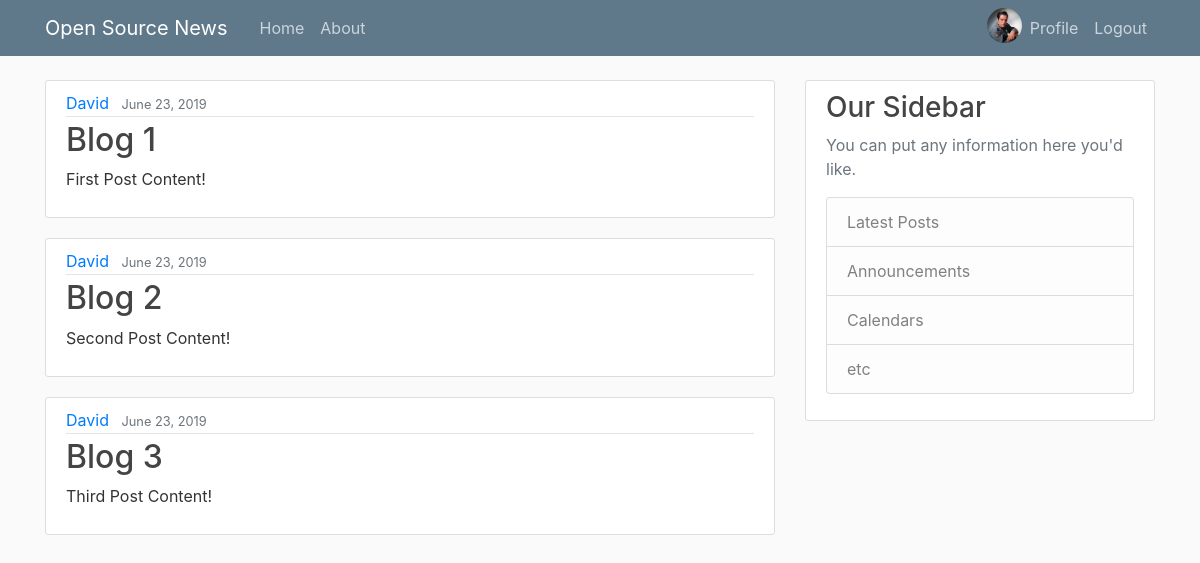
The app's page / (signed in) with its own data.
### users/models.py (models this page shows, shortened)
class Profile(models.Model):
    user = models.OneToOneField(User, on_delete=models.CASCADE)
    image = models.ImageField(default='default.jpg',upload_to='profile_pics')

### blog/models.py (models this page shows, shortened)
class Post(models.Model):
    title = models.CharField(max_length=100)
    content = models.TextField()
    date_posted = models.DateTimeField(default=timezone.now)
    author = models.ForeignKey(User, on_delete=models.CASCADE)

### blog/views.py (the view)
# urls.py: 2. Add a URL to urlpatterns:  path('', views.home, name='home')
def home(request):
    context = {
        'posts':Post.objects.all()
    }
    return render(request, 'blog/home.html',context)

### blog/templates/blog/home.html
{% extends 'blog/base.html' %}
{% block content %}
    {% for post in posts%}
    <article class="media content-section">
            <div class="media-body">
              <div class="article-metadata">
                <a class="mr-2" href="#">{{ post.author }}</a>
                <small class="text-muted">{{ post.date_posted.date }}</small>
              </div>
              <h2><a class="article-title" href="#">{{ post.title }}</a></h2>
              <p class="article-content">{{ post.content }}</p>
            </div>
          </article>
    {%endfor%}
{% endblock content%}

### blog/templates/blog/base.html (shortened to what this page needs)
{% load static %}
<!DOCTYPE html>
<head>
    <link rel="stylesheet" href="https://maxcdn.bootstrapcdn.com/bootstrap/4.0.0/css/bootstrap.min.css">
    <link rel='stylesheet' href="{%static 'blog/main.css'%}">
</head>
<body>
        <header class="site-header">
                <nav class="navbar navbar-expand-md navbar-dark bg-steel fixed-top">
                  <div class="container">
                    <a class="navbar-brand mr-4" href="{% url 'blog-home' %}">Open Source News </a>
                    <div class="collapse navbar-collapse" id="navbarToggle">
                      <div class="navbar-nav mr-auto">
                        <a class="nav-item nav-link" href="{% url 'blog-home' %}">Home</a>
                        <a class="nav-item nav-link" href="{% url 'blog-about' %}">About</a>
                      </div>
                      <div class="navbar-nav">
                        {% if user.is_authenticated %}
                        <img width ="35" height ="35" class="rounded-circle" src="{{ user.profile.image.url }}">
                        <a class="nav-item nav-link" href="{% url "profile"%}">Profile</a>
                        <a class="nav-item nav-link" href="{% url "logout"%}">Logout</a>
                        {% else %}
                        <a class="nav-item nav-link" href="{% url "login"%}">Login</a>
                        <a class="nav-item nav-link" href="{% url "register"%}">Register</a>
                        {% endif %}
                      </div>
                    </div>
                  </div>
                </nav>
              </header>
              <main role="main" class="container">
                    <div class="row">
                      <div class="col-md-8">
                        {% block content %}{% endblock %}
                      </div>
                      <div class="col-md-4">
                        <div class="content-section">
                          <h3>Our Sidebar</h3>
                          <p class='text-muted'>You can put any information here you'd like.
                            <ul class="list-group">
                              <li class="list-group-item list-group-item-light">Latest Posts</li>
                              <li class="list-group-item list-group-item-light">Announcements</li>
                              <li class="list-group-item list-group-item-light">Calendars</li>
                              <li class="list-group-item list-group-item-light">etc</li>
                            </ul>
                          </p>
                        </div>
                      </div>
                    </div>
                  </main>
</body>
</html>

### blog/static/blog/main.css (style rules this page uses)
body { background: #fafafa; color: #333333; margin-top: 5rem; }
h1, h2, h3, h4, h5, h6 { color: #444444; }
ul { margin: 0; }
.bg-steel { background-color: #5f788a; }
.site-header .navbar-nav .nav-link { color: #cbd5db; }
.content-section { background: #ffffff; padding: 10px 20px; border: 1px solid #dddddd; border-radius: 3px; margin-bottom: 20px; }
.article-title { color: #444444; }
.article-content { white-space: pre-line; }
.article-metadata { padding-bottom: 1px; margin-bottom: 4px; border-bottom: 1px solid #e3e3e3 }

### records on screen
Post: author "David", date_posted "June 23, 2019", title "Blog 1", content "First Post Content!"
Post: author "David", date_posted "June 23, 2019", title "Blog 2", content "Second Post Content!"
Post: author "David", date_posted "June 23, 2019", title "Blog 3", content "Third Post Content!"
